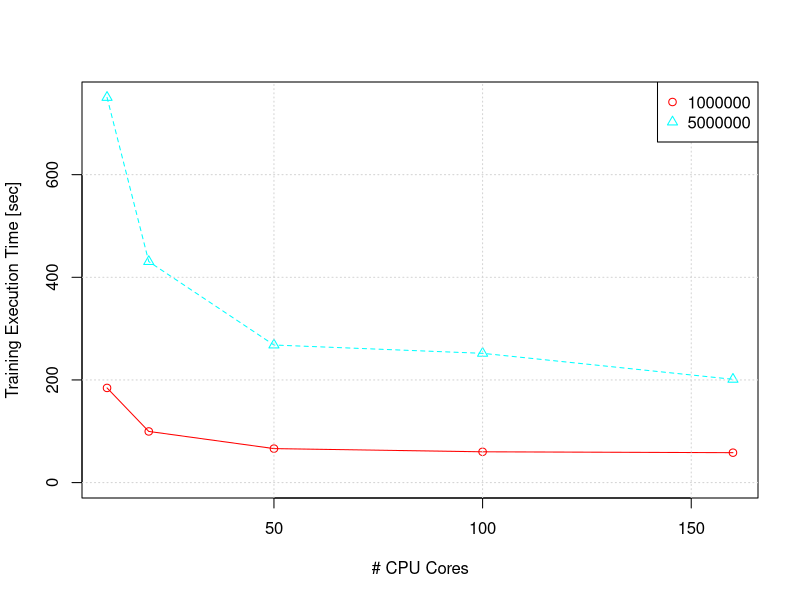
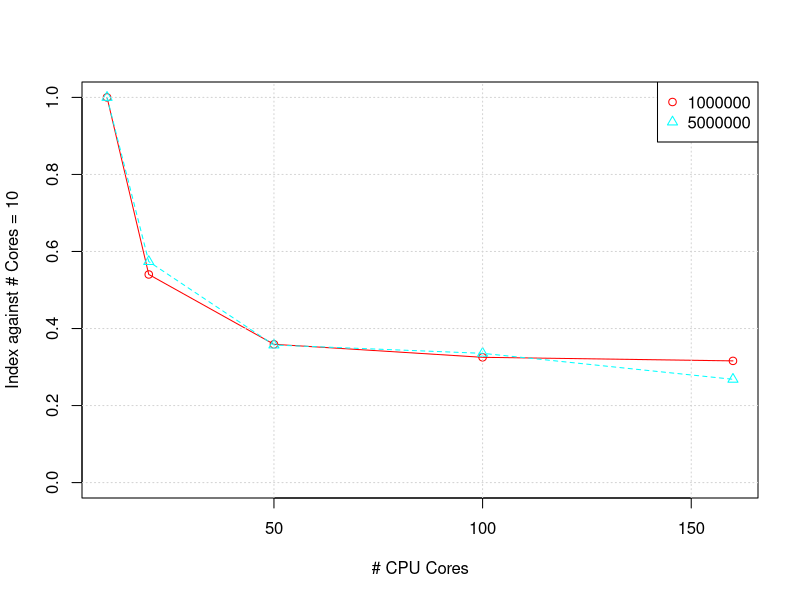

These figures' R source, in order: (Note: this script raises an error after producing the figures.)
## ---- chunk 1
library(reshape2)
result4 <- read.csv("./data/benchmark-cpu-cores.csv")
result4$sec <- result4$trainMilliSec / 1000
## ---- chunk 2
result4.cast <- dcast(result4, maxCores ~ rows, value.var="sec", sum)
x <- result4.cast[, 1]
y <- result4.cast[, 2:ncol(result4.cast)]
.names <- names(y)
matplot(x, y
        , xlab="# CPU Cores"
        , ylab="Training Execution Time [sec]"
        , ylim=c(0, max(y))
        , pch=1:(length(y)), col=rainbow(length(y)), type="o")
grid()
legend("topright", legend=.names
       , pch=1:(length(y)), col=rainbow(length(y)))

x <- result4.cast[, 1]
y <- apply(result4.cast[, 2:ncol(result4.cast)], 2, function(x){x / x[1]})
.xlab <- "# CPU Cores"
.ylab <- paste("Index against # Cores = ", min(result4$maxCores), sep='')
matplot(x, y
        , xlab=.xlab , ylab=.ylab
        , ylim=c(0, max(y))
        , pch=1:(length(y)), col=rainbow(ncol(y)), type="o")
grid()
legend("topright", legend=.names
       , pch=1:(length(y)), col=rainbow(ncol(y)))
## ---- chunk 3
kable(result4)
